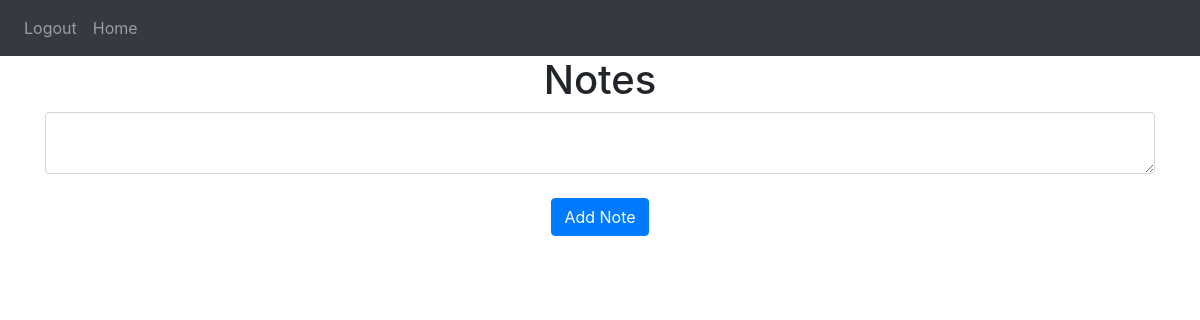
The page / (signed in) on the database as committed earlier.
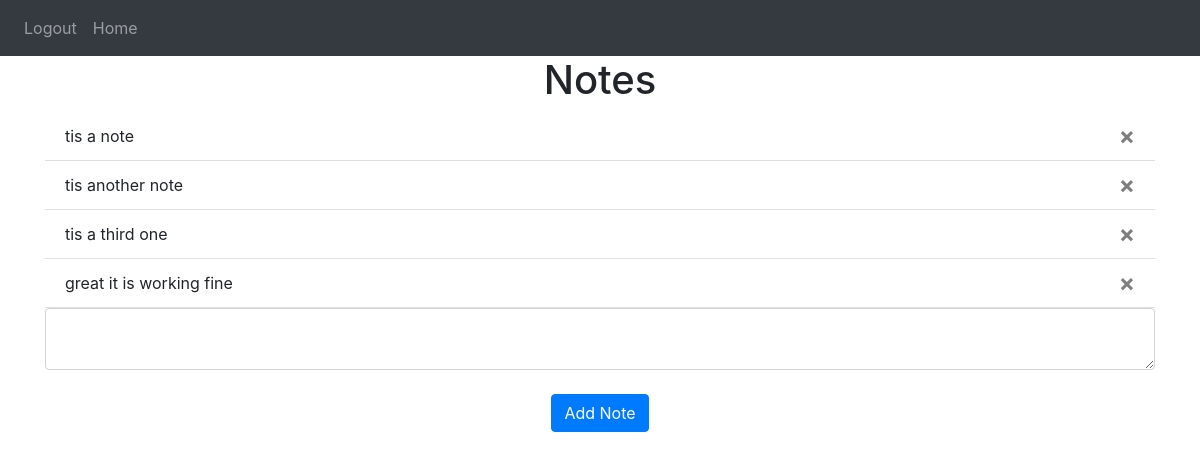
The same page on the database as committed later.
### website/models.py (models this page shows)
class Note(db.Model):
    id = db.Column(db.Integer, primary_key=True)
    data = db.Column(db.String(512))
    date = db.Column(db.DateTime(timezone=True), default=func.now())
    user_id = db.Column(db.Integer, db.ForeignKey('user.id'))

### website/views.py (the view, shortened to what this page needs)
@views.route('/', methods=['GET', 'POST'])
@login_required
def home():
    return render_template("home.html", user=current_user)

### website/__init__.py (called while the page is built)
def create_app():
    app = Flask(__name__)
    app.config['SECRET_KEY'] = 'Lucas'
    app.config['SQLALCHEMY_DATABASE_URI'] = f'sqlite:///{DB_NAME}'
    db.init_app(app)
    from .views import views
    from .auth import auth
    app.register_blueprint(views, url_prefix='/')
    app.register_blueprint(auth, url_prefix='/')
    from .models import User, Note
    with app.app_context():
        db.create_all()
    login_manager = LoginManager()
    login_manager.login_view = 'auth.login'
    login_manager.init_app(app)
    @login_manager.user_loader
    def load_user(id):
        return User.query.get(int(id))
    return app

### website/templates/home.html (shortened to what this page needs)
{% extends "base.html" %}
{% block content %}
<h1 align="center">Notes</h1>
<ul class="list-group list-group-flush" id="notes">
    {% for note in user.notes %}
    <li class="list-group-item">{{ note.data }}
        <button type="button" class="close" onClick="deleteNote({{ note.id }})">
            <span aria-hidden="true">&times;</span>
        </button>
    </li>
    {% endfor %}
</ul>
<form method="POST">
    <textarea name="note" id="note" class="form-control"></textarea>
    <br />
    <div align="center">
        <button type="submit" class="btn btn-primary">Add Note</button>
    </div>
</form>
{% endblock %}

### website/templates/base.html (shortened to what this page needs)
<!DOCTYPE html>
<html lang="en">
<head>
    <link
      rel="stylesheet"
      href="https://stackpath.bootstrapcdn.com/bootstrap/4.4.1/css/bootstrap.min.css"
    />
    <link
      rel="stylesheet"
      href="https://stackpath.bootstrapcdn.com/font-awesome/4.7.0/css/font-awesome.min.css"
    />
</head>
<body>
    <nav class="navbar navbar-expand-lg navbar-dark bg-dark">
        <div class="collapse navbar-collapse" id="navbar">
            <div class="navbar-nav">
              {% if user.is_authenticated %}
                <a class="nav-item nav-link" id="logout" href="/logout">Logout</a>
                <a class="nav-item nav-link" id="home" href="/">Home</a>
              {% else %}
                <a class="nav-item nav-link" id="login" href="/login">Login</a>
                <a class="nav-item nav-link" id="sign-up" href="/sign-up">Sign Up</a>
              {% endif %}
            </div>
        </div>
    </nav>
    <div class="container">
      {% block content %}
      {% endblock %}
    </div>
</body>
</html>

Rows that differ between the two databases and show on the page:
added Note: data "tis a note"
added Note: data "tis another note"
added Note: data "tis a third one"
added Note: data "great it is working fine"
